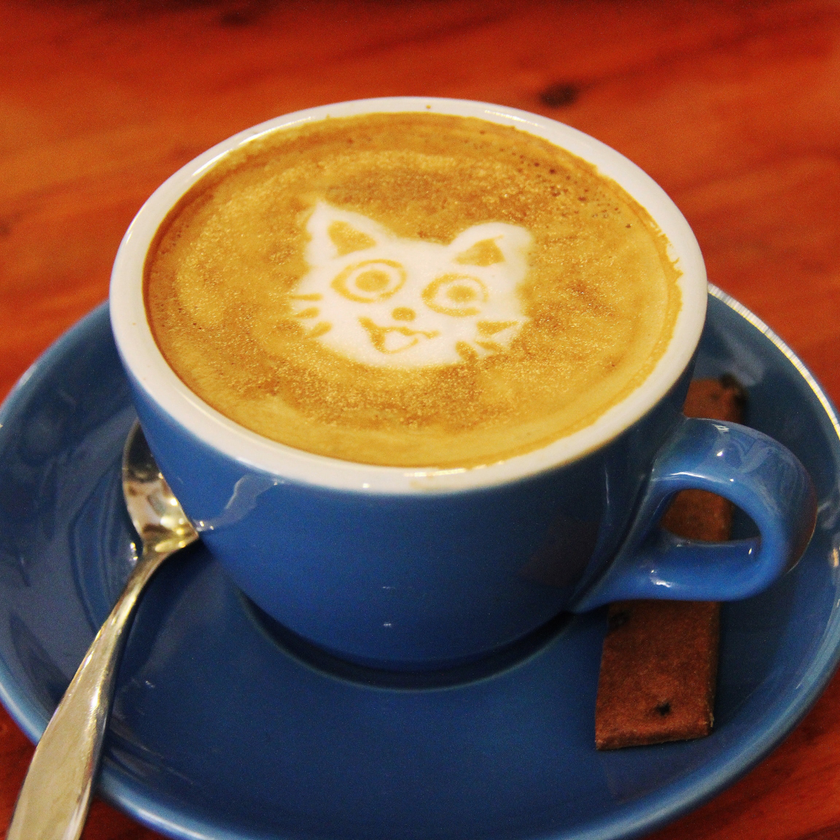
#> input picture Python自動処理sample/chapter06/caffee.png, 840 x 840 px, shrunk from 1000 x 1000 before the run
$ python crop_image.py
#> lines starting #> are read from the running program, lines starting #| are printed output that depends on the picture
from PIL import Image
img = Image.open('caffee.png')
#> img is the input picture: PIL image 840x840 RGB; mean R, G, B 122.4, 85.2, 65.9
cropped_img = img.crop(box=(0, 0, 500, 500))
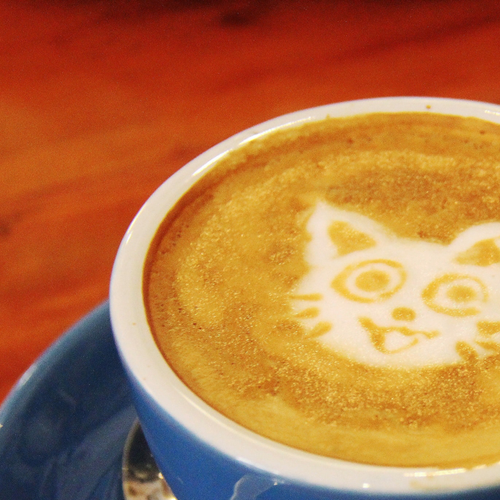
#> cropped_img: PIL image 500x500 RGB; mean R, G, B 180.4, 116.5, 66.8
cropped_img.save('caffee_cropped.png')
